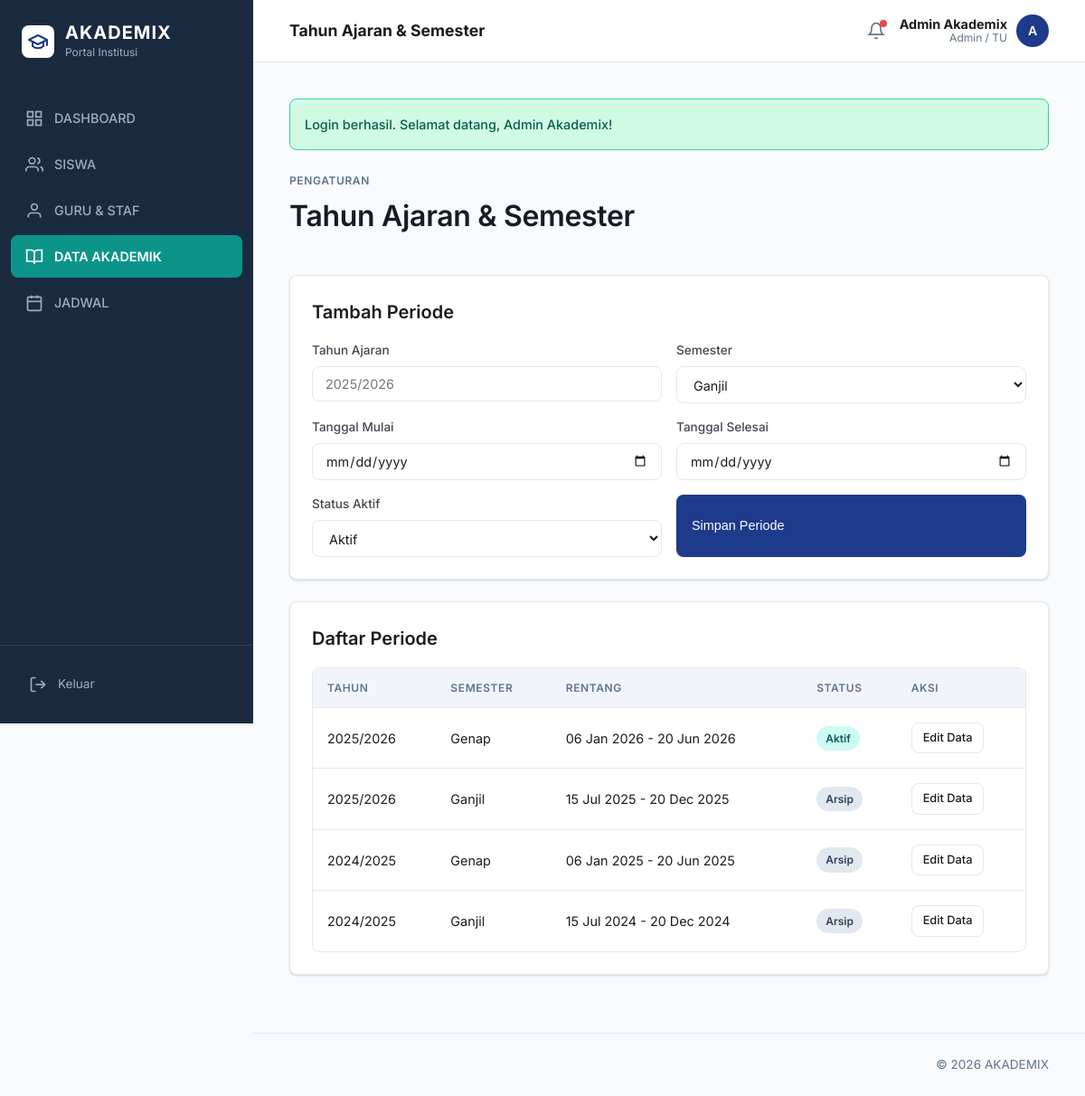
Screenshot of /public/index.php?route=admin/academic-years (signed in) with the database file from the repository.
### tables this page shows
CREATE TABLE academic_years (
    id INT AUTO_INCREMENT PRIMARY KEY,
    year_label VARCHAR(20) NOT NULL,
    semester ENUM('ganjil', 'genap') NOT NULL,
    start_date DATE NOT NULL,
    end_date DATE NOT NULL,
    is_active TINYINT(1) NOT NULL DEFAULT 0,
    created_at TIMESTAMP DEFAULT CURRENT_TIMESTAMP
);

### app/core/Controller.php (called while the page is built, shortened)
<?php
class Controller
{
    protected function view(string $view, array $data = []): void
    {
        extract($data, EXTR_SKIP);
        $viewFile = __DIR__ . '/../views/' . $view . '.php';
        require __DIR__ . '/../views/layouts/header.php';
        require $viewFile;
        require __DIR__ . '/../views/layouts/footer.php';
    }
}

### app/controllers/AdminController.php (called while the page is built, shortened)
<?php
class AdminController extends Controller
{
    private AdminModel $adminModel;
    public function __construct()
    {
        $this->adminModel = $this->model('AdminModel');
    }
    public function academicYears(): void
    {
        $this->view('admin/academic_years', [
            'title' => 'Tahun Ajaran & Semester',
            'academicYears' => $this->adminModel->getAcademicYears(),
        ]);
    }
}

### app/core/App.php (called while the page is built, shortened)
<?php
class App
{
    public function run(array $routes): void
    {
        $method = strtoupper($_SERVER['REQUEST_METHOD'] ?? 'GET');
        $route = $this->resolveRoute();
        $handler = $routes[$method][$route] ?? null;
        [$controllerName, $action] = $handler;
        $controller = new $controllerName();
        $controller->{$action}();
    }
    private function resolveRoute(): string
    {
        if (isset($_GET['route'])) {
            return trim((string) $_GET['route'], '/');
        }
        $uriPath = parse_url($_SERVER['REQUEST_URI'] ?? '/', PHP_URL_PATH) ?: '/';
        $uriPath = trim($uriPath, '/');
        return $uriPath;
    }
}

### public/index.php (called while the page is built, shortened)
<?php
require __DIR__ . '/../app/core/helpers.php';
require __DIR__ . '/../app/core/Controller.php';
require __DIR__ . '/../app/core/App.php';
(new App())->run($routes);

### app/config/config.php (called while the page is built)
<?php
return [
    'app' => [
        'name' => 'AKADEMIX',
        'base_url' => (function () {
            if (PHP_SAPI === 'cli') {
                return 'http://localhost/akademix/public';
            }
            $scheme = (!empty($_SERVER['HTTPS']) && $_SERVER['HTTPS'] !== 'off') ? 'https' : 'http';
            $host = $_SERVER['HTTP_HOST'] ?? 'localhost';
            $scriptDir = str_replace('\\', '/', dirname($_SERVER['SCRIPT_NAME'] ?? '/'));
            $base = rtrim($scriptDir, '/');
            return $scheme . '://' . $host . $base;
        })(),
        'timezone' => 'Asia/Jakarta',
    ],
    'db' => [
        'host' => getenv('DB_HOST') ?: '127.0.0.1',
        'port' => getenv('DB_PORT') ?: '3306',
        'database' => getenv('DB_NAME') ?: 'akademix',
        'username' => getenv('DB_USER') ?: 'root',
        'password' => getenv('DB_PASS') ?: '',
        'charset' => 'utf8mb4',
    ],
];

### app/core/helpers.php (called while the page is built, shortened)
<?php
function app_config(?string $key = null, mixed $default = null): mixed
{
    static $config;
    if ($config === null) {
        $config = require __DIR__ . '/../config/config.php';
    }
    $segments = explode('.', $key);
    $value = $config;
    foreach ($segments as $segment) {
        $value = $value[$segment];
    }
    return $value;
}
function base_url(string $path = ''): string
{
    $base = rtrim(app_config('app.base_url'), '/');
    $path = ltrim($path, '/');
    return $path === '' ? $base : $base . '/' . $path;
}
function route_url(string $route = ''): string
{
    $base = base_url('index.php');
    $parts = explode('&', $route, 2);
    $url = $base . '?route=' . urlencode(trim($parts[0], '/'));
    return $url;
}
function e(?string $value): string
{
    return htmlspecialchars((string) $value, ENT_QUOTES, 'UTF-8');
}
function format_datetime(?string $value, string $format = 'd M Y H:i'): string
{
    return date($format, strtotime($value));
}
function format_date(?string $value, string $format = 'd M Y'): string
{
    return format_datetime($value, $format);
}

### app/models/AdminModel.php (called while the page is built, shortened)
<?php
class AdminModel extends Model
{
    public function getAcademicYears(): array
    {
        return $this->db->query('SELECT * FROM academic_years ORDER BY is_active DESC, start_date DESC')->fetchAll();
    }
}

### app/views/admin/academic_years.php (the view, shortened to what this page needs)
<section class="page-head">
    <div>
        <span class="eyebrow">Pengaturan</span>
        <h1>Tahun Ajaran & Semester</h1>
    </div>
</section>
<section class="card">
    <h2>Tambah Periode</h2>
    <form method="post" action="<?= e(route_url('admin/academic-years/save')) ?>" class="form-grid">
        <label>Tahun Ajaran<input type="text" name="year_label" placeholder="2025/2026" required></label>
        <label>Semester
            <select name="semester">
                <option value="ganjil">Ganjil</option>
            </select>
        </label>
        <label>Tanggal Mulai<input type="date" name="start_date" required></label>
        <label>Tanggal Selesai<input type="date" name="end_date" required></label>
        <label>Status Aktif
            <select name="is_active">
                <option value="1">Aktif</option>
            </select>
        </label>
        <button type="submit" class="btn primary">Simpan Periode</button>
    </form>
</section>
<section class="card">
    <h2>Daftar Periode</h2>
    <div class="table-wrap">
        <table class="table">
            <thead>
                <tr><th>Tahun</th><th>Semester</th><th>Rentang</th><th>Status</th><th>Aksi</th></tr>
            </thead>
            <tbody>
                <?php foreach ($academicYears as $period): ?>
                    <tr>
                        <td><?= e($period['year_label']) ?></td>
                        <td><?= e(ucfirst($period['semester'])) ?></td>
                        <td><?= e(format_date($period['start_date'])) ?> - <?= e(format_date($period['end_date'])) ?></td>
                        <td><span class="badge <?= $period['is_active'] ? 'success' : 'dark' ?>"><?= $period['is_active'] ? 'Aktif' : 'Arsip' ?></span></td>
                        <td>
                            <details style="position:relative;">
                                <summary class="btn small" style="cursor:pointer; display:inline-block;">Edit Data</summary>
                            </details>
                        </td>
                    </tr>
                <?php endforeach; ?>
            </tbody>
        </table>
    </div>
</section>

### public/assets/css/app.css (style rules this page uses)
:root { --primary: #1e3a8a; --on-primary: #ffffff; --secondary: #0d9488; --on-secondary: #ffffff; --surface: #f8fafc; --surface-container: #ffffff; --on-surface: #191c1e; --on-surface-variant: #444651; --sidebar-bg: #1b2b3f; --sidebar-text: #9dadc6; --sidebar-active: #0d9488; --outline: #e2e8f0; --danger: #ba1a1a; --success: #00b894; --muted: #64748b; --radius-sm: 4px; --radius: 8px; --radius-lg: 16px; --radius-full: 9999px; --transition: 0.2s cubic-bezier(0.4, 0, 0.2, 1); }
*, *::before, *::after { box-sizing: border-box; margin: 0; padding: 0; }
body { font-family: 'Inter', system-ui, -apple-system, sans-serif; background: var(--surface); color: var(--on-surface); min-height: 100vh; line-height: 1.6; -webkit-font-smoothing: antialiased; }
.page-head { margin-bottom: 32px; display: flex; justify-content: space-between; align-items: flex-start; }
.page-head h1 { font-size: 32px; font-weight: 600; color: var(--on-surface); margin-bottom: 8px; letter-spacing: -0.01em; }
.eyebrow { font-size: 12px; text-transform: uppercase; letter-spacing: 0.05em; font-weight: 600; color: var(--muted); margin-bottom: 4px; display: block; }
.card { background: var(--surface-container); border: 1px solid var(--outline); border-radius: var(--radius); padding: 24px; box-shadow: 0px 1px 3px rgba(0,0,0,0.1), 0px 1px 2px rgba(0,0,0,0.06); margin-bottom: 24px; }
.card h2 { font-size: 1.25rem; font-weight: 600; margin-bottom: 16px; }
form { display: grid; gap: 16px; }
.form-grid { display: grid; grid-template-columns: 1fr 1fr; gap: 16px; }
label { display: flex; flex-direction: column; gap: 6px; font-size: 0.85rem; font-weight: 500; color: var(--on-surface-variant); }
input, select, textarea { padding: 10px 14px; border-radius: var(--radius); border: 1px solid var(--outline); background: #ffffff; font-family: inherit; font-size: 0.9rem; color: var(--on-surface); transition: all var(--transition); }
.btn { display: inline-flex; align-items: center; gap: 8px; padding: 10px 16px; border: 1px solid var(--outline); border-radius: var(--radius); background: #ffffff; color: var(--on-surface); font-weight: 500; font-size: 0.9rem; cursor: pointer; transition: all var(--transition); }
.btn.primary { background: var(--primary); color: #ffffff; border-color: transparent; }
.btn.small { padding: 6px 12px; font-size: 0.8rem; }
.table-wrap { overflow-x: auto; background: var(--surface-container); border: 1px solid var(--outline); border-radius: var(--radius); }
.table { width: 100%; border-collapse: collapse; text-align: left; }
.table th { padding: 12px 16px; background: #f1f5f9; color: var(--muted); font-size: 0.75rem; font-weight: 600; text-transform: uppercase; letter-spacing: 0.05em; border-bottom: 1px solid var(--outline); }
.table td { padding: 16px; border-bottom: 1px solid var(--outline); font-size: 0.9rem; }
.table tr:last-child td { border-bottom: none; }
.badge { display: inline-flex; padding: 4px 10px; border-radius: var(--radius-full); font-size: 0.75rem; font-weight: 600; }
.badge.success { background: #ccfbf1; color: #115e59; }
.badge.dark { background: #e2e8f0; color: #334155; }
details { position: relative; }
summary { cursor: pointer; list-style: none; display: inline-flex; }

### rows the page displays
academic_years: year_label "2025/2026", semester "Genap", start_date "06 Jan 2026", end_date "20 Jun 2026", is_active "Aktif"
academic_years: year_label "2025/2026", semester "Ganjil", start_date "15 Jul 2025", end_date "20 Dec 2025", is_active "Arsip"
academic_years: year_label "2024/2025", semester "Genap", start_date "06 Jan 2025", end_date "20 Jun 2025", is_active "Arsip"
academic_years: year_label "2024/2025", semester "Ganjil", start_date "15 Jul 2024", end_date "20 Dec 2024", is_active "Arsip"

### other values shown
isset($title) ? $title : 'Ringkasan' "Tahun Ajaran & Semester"
$user['full_name'] "Admin Akademix"
role_label($user['role']) "Admin / TU"
mb_substr($user['full_name'], 0, 1) "A"
$success "Login berhasil. Selamat datang, Admin Akademix!"
